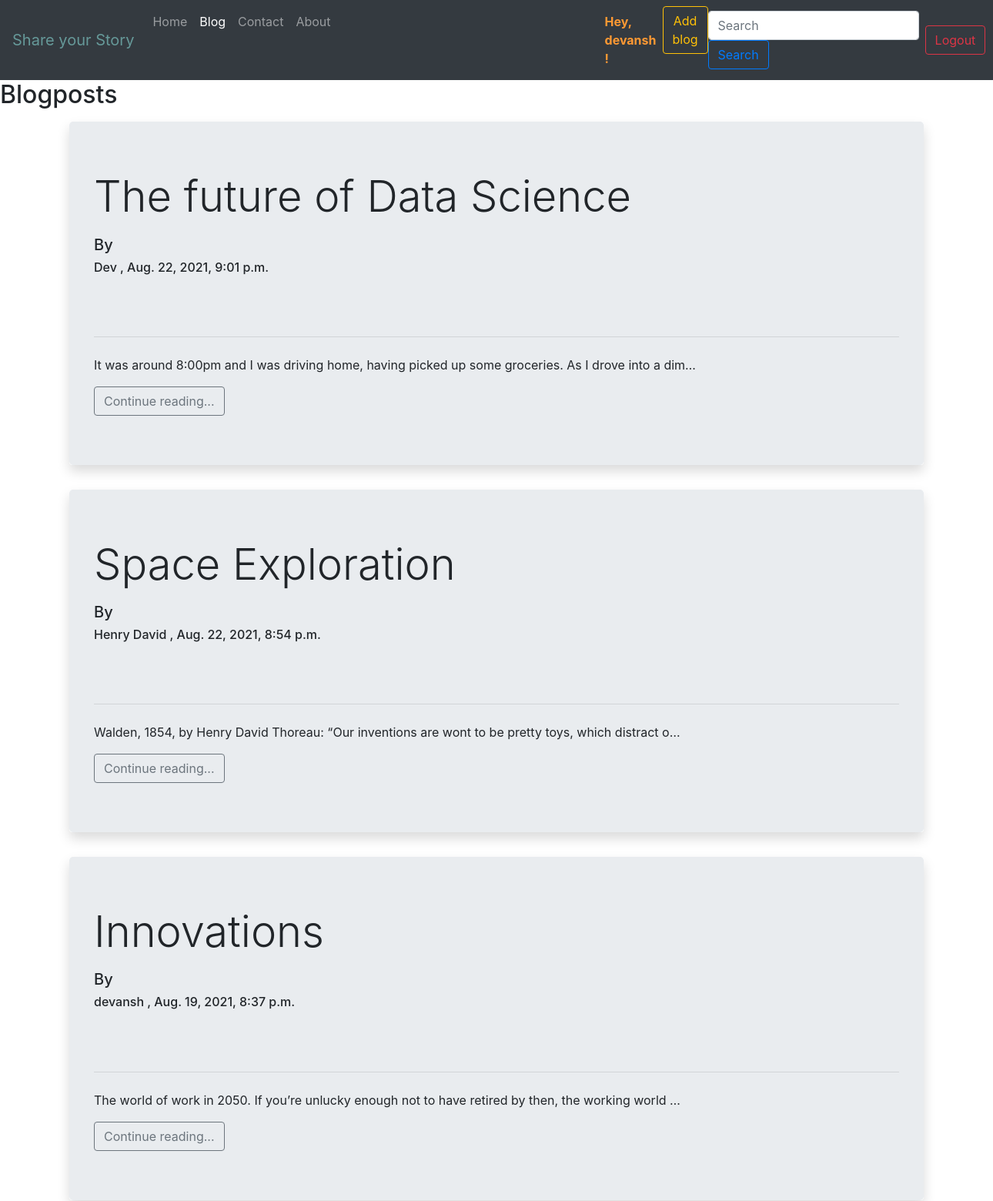
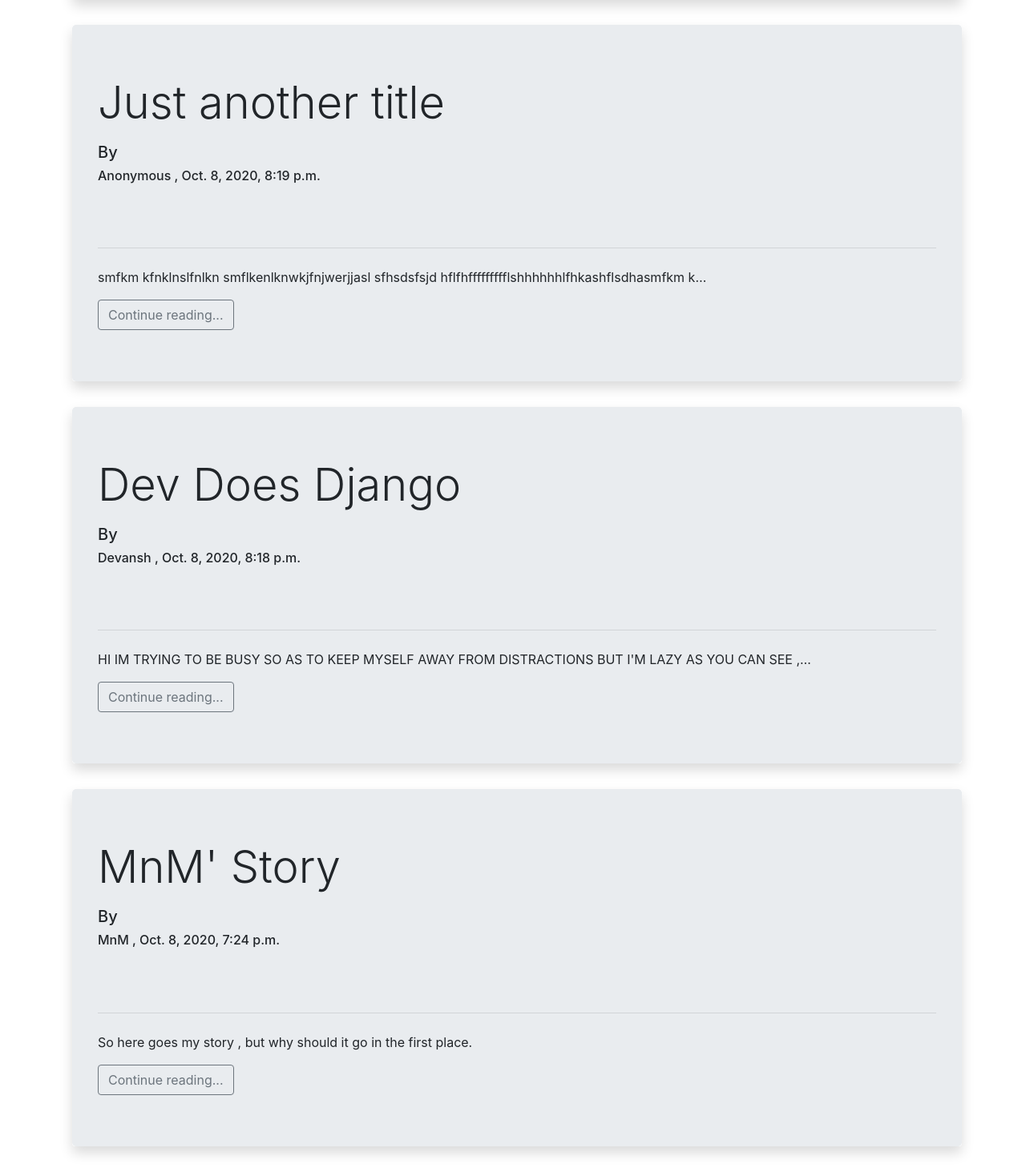
Page /blog/ (signed in) on the committed database (2 pictures, top to bottom).
### blog/models.py (models this page shows, shortened)
class Post(models.Model):
    sno=models.AutoField(primary_key=True,blank=True)
    title=models.CharField(max_length=50,blank=True)
    author=models.CharField(max_length=50,blank=True)
    content=models.TextField(blank=True)
    slug=models.CharField(max_length=100,blank=True )
    timestamp=models.DateTimeField(auto_now_add=True, editable=False, null=False, blank=False)

### blog/views.py (the view)
# urls.py: path('',views.bloghome,name='bloghome'),
def bloghome(request):
    allPosts=Post.objects.all()
    context={'allPosts':allPosts}
    return render(request,'blog/bloghome.html',context)

### templates/blog/bloghome.html (shortened to what this page needs)
{% extends 'base.html' %} {% block title %}Bloghome{% endblock title %}
{% block blogactive %}active{% endblock blogactive %}
{% block addblog %}
  {%if user.is_authenticated%}
  <a href='./addblog'>
    <button class="btn btn-outline-warning my-2 my-sm-0" type="submit">
      Add blog
    </button>
  </a>
  {%endif%}
{% endblock addblog %}
{% block body %}
<h2>Blogposts</h2>
{% for post in allPosts reversed %}
<div class="container my-3">
  <div class="shadow p-8  bg-white rounded">
    <div class="jumbotron">
      <h1 class="display-4">{{post.title}}</h1>
      <p class="lead">
        <h5>By</h5> <h6>{{post.author}} , {{post.timestamp}} </h6>
        <br>
        <br>
      </p>
      <hr class="my-4" >
      <p>
        {{post.content | truncatechars:100}}
      </p>
      <a <button type="button" href="{{post.slug}}" class="btn btn-outline-secondary">Continue reading...</button></a>
    </div>
  </div>
</div>
{% endfor %}
{% endblock body %}

### templates/base.html (shortened to what this page needs)
{%load static%}
<!DOCTYPE html>
<html lang="en">
  <head>
    <link
      rel="stylesheet"
      href="https://stackpath.bootstrapcdn.com/bootstrap/4.5.2/css/bootstrap.min.css"
    />
  </head>
  <body>
    <nav class="navbar navbar-expand-lg navbar-dark bg-dark">
      <a class="navbar-brand" style="color:#669999 ;" href="/">Share your Story</a>
      <div class="collapse navbar-collapse" id="navbarSupportedContent">
        <ul class="navbar-nav mr-auto">
          <li class="nav-item {% block homeactive %}
          {% endblock homeactive %}">
            <a class="nav-link" href="/"
              >Home <span class="sr-only">(current)</span></a
            >
          </li>
          <li class="nav-item {% block blogactive %}
          {% endblock blogactive %}">
            <a class="nav-link" href="/blog">Blog</a>
          </li>
          <li class="nav-item {% block Contactactive %}
          {% endblock Contactactive %}">
            <a class="nav-link" href="/contact">Contact</a>
          </li>
          <li class="nav-item {% block aboutactive %}
          {% endblock aboutactive %}">
            <a class="nav-link" href="/about">About</a>
          </li>
          {% if user.is_authenticated %}
            <li class="nav-item" >
            <a class="nav-link" href="#"
            style="
            color: #ff9933;
            font-weight:bold;
            font-size: 100%  ;
            margin-left:340px;
            ">
            Hey, {{request.user}} !
            </a>
            </li>
            {% block addblog %}{% endblock addblog %}
            {% endif %}
        </ul>
        <form class="form-inline my-2 my-lg-0">
          <input
            class="form-control mr-sm-2"
            type="search"
            placeholder="Search"
            aria-label="Search"
          />
          <button class="btn btn-outline-primary my-2 my-sm-0" type="submit">
            Search
          </button>
        </form>
        {% if user.is_authenticated %}
          <div class="btn-group">
            <a href="/logout"><button type="button"   class="btn btn-outline-danger my-2 my-sm-0 " data-bs-toggle="dropdown-item" aria-expanded="false">
              Logout
            </button></a>
          </div>
        {% endif %}
      </div>
    </nav>
    {% block body %} {% endblock body %}
  </body>
</html>

### rows in the picture
Post: title "The future of Data Science", author "Dev", timestamp "Aug. 22, 2021, 9:01 p.m.", content "It was around 8:00pm and I was driving home, having picked up some groceries. As I drove into a dim…"
Post: title "Space Exploration", author "Henry David", timestamp "Aug. 22, 2021, 8:54 p.m.", content "Walden, 1854, by Henry David Thoreau: “Our inventions are wont to be pretty toys, which distract o…"
Post: title "Innovations", author "devansh", timestamp "Aug. 19, 2021, 8:37 p.m.", content "The world of work in 2050. If you’re unlucky enough not to have retired by then, the working world …"
Post: title "Just another title", author "Anonymous", timestamp "Oct. 8, 2020, 8:19 p.m.", content "smfkm kfnklnslfnlkn smflkenlknwkjfnjwerjjasl sfhsdsfsjd hflfhffffffffflshhhhhhlfhkashflsdhasmfkm k…"
Post: title "Dev Does Django", author "Devansh", timestamp "Oct. 8, 2020, 8:18 p.m.", content "HI IM TRYING TO BE BUSY SO AS TO KEEP MYSELF AWAY FROM DISTRACTIONS BUT I'M LAZY AS YOU CAN SEE ,…"
Post: title "MnM' Story", author "MnM", timestamp "Oct. 8, 2020, 7:24 p.m.", content "So here goes my story , but why should it go in the first place."

### other values in the picture
{{ request.user }} "devansh"
